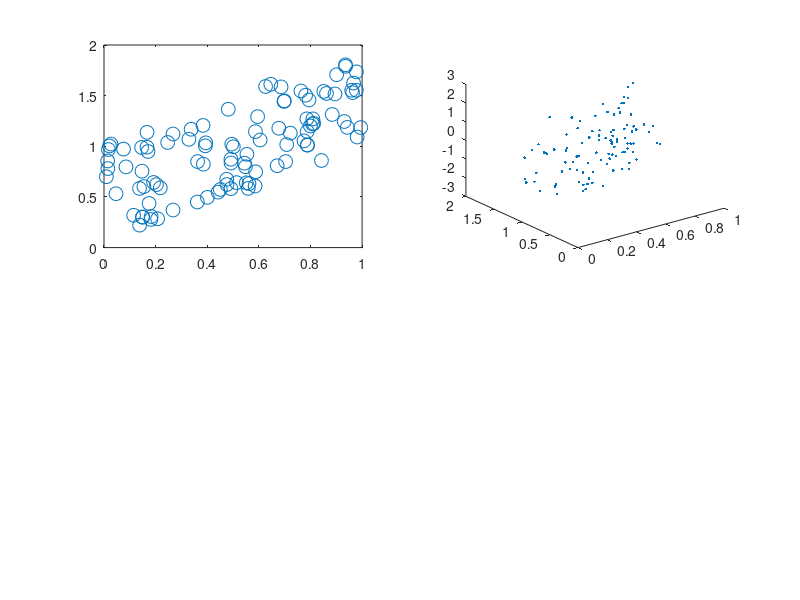

This chart was generated by the following MATLAB code:
clc;
close all;
clear all;
x=rand(100,1);
y=x+rand(100,1);
subplot(2,2,1);
plot(x,y,'o','MarkerSize',10) %2-D scatter plot

r=corrcoef(x,y);
z=randn(100,1);
subplot(2,2,2);
plot3(x,y,z,'.');
